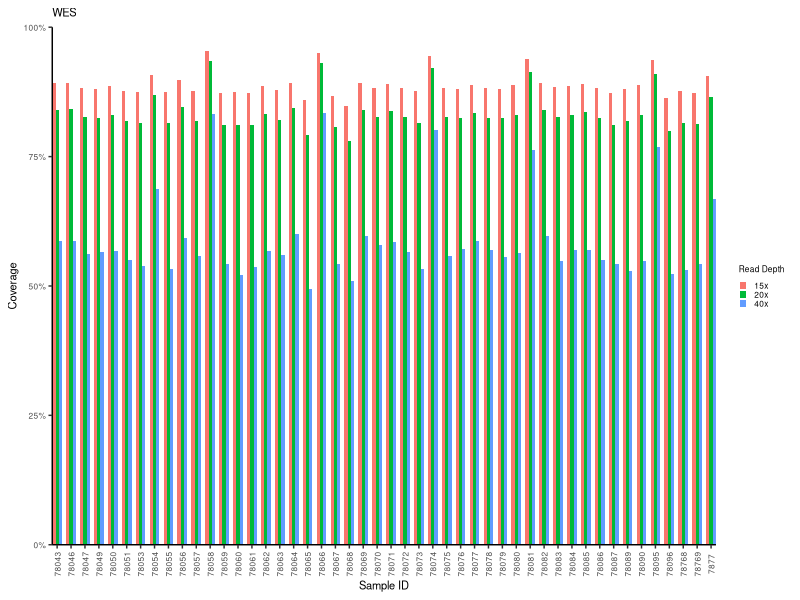

This figure's R source:
library('ggplot2')
library('reshape2')
library('grid')
library('scales')
library('dplyr')
setwd('~/R_scripts')
cov <- read.csv('WEScoverages.csv')
#cov.m <- melt(cov) # skips removing any columns
cov.shrunk <- transmute(cov, SampleID, 
                        X10x/100, 
                        X15x/100,
                        X20x/100,
                        X40x/100,
                        X50x/100) # convert values to be between [0,1] instead of [0,100]
cov.sub = cov.shrunk[, c(1,3,4,5)] # drop 10x and 50x columns
cov.msub = melt(cov.sub)

p <- ggplot(cov.msub, aes(SampleID, value))
p <- p + geom_bar(aes(fill = variable), width = .7, stat = 'identity',
           position = position_dodge(width = .7)) +
     theme_classic() + # drop gridlines and grey background
     theme(plot.title = element_text(size = 8),
           legend.title = element_text(size = 6),
           legend.text = element_text(size = 6),
           legend.key.size = unit(.2, 'cm'),
           axis.text.x = element_text(angle = 90, vjust = .5, size = 6),
           axis.text.y = element_text(size = 6),
           axis.title.x = element_text(size = 8),
           axis.title.y = element_text(size = 8)) +
     labs(title = 'WES', x = 'Sample ID', y = 'Coverage') +
     scale_y_continuous(labels = percent, expand = c(0,0), 
                        limits = c(0,1)) + # convert to %, push graph area out to y-axis, include 0 and 1
     scale_x_discrete(labels = abbreviate, expand = c(0,0)) + # push graph area out to x-axis
     scale_fill_discrete(name = 'Read Depth', 
                         labels = c('15x','20x','40x')) # change as needed

ggsave('WEScov_plot.png', p, width = 8, height = 3, dpi = 1200)